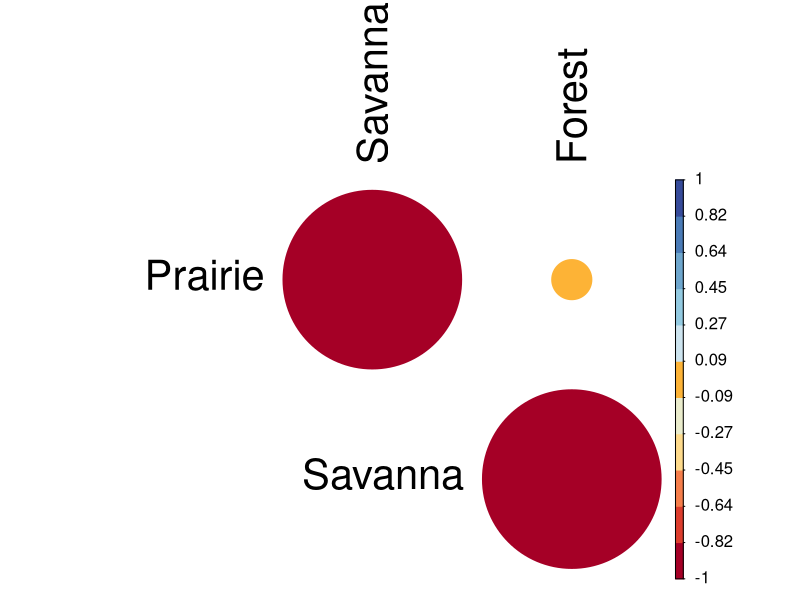

Recreate this plot in R. (Note: this script raises an error after producing the figure.)
library(corrplot)

#Version for 1:1 residual correlations
#mat.data1 <- c(1, 0.05, 0.05, 0.05, 1, 0.05, 0.05, 0.05, 1)

#Version for non 1:1 residual correlations
mat.data1 <- c(1, -0.99, 0.05, -0.99, 1, -0.99, 0.05, -0.99, 1)


mat1 <- matrix(mat.data1, nrow = 3, ncol = 3)
#View(mat1)
colnames(mat1) <- c("Prairie", "Savanna", "Forest")
rownames(mat1) <- c("Prairie", "Savanna", "Forest")
# Remove diagonals to improve visualization
mat1[mat1 == 1] <- NA

# Specify color palette
pal <- c('#364b9a', '#4a7bb7', '#6ea6cd', '#93cae1', '#cde4ef', '#fdb336',
         '#eaeccc', '#feda8b', '#f67e4b', '#dd3d2d', '#a50026')
# Plot
corrplot(mat1, diag = F, type = 'upper', method = c("circle"), tl.col = 'black', col = rev(pal), cl.cex = 1, tl.cex =2.5, cl.align.text = 'l', addgrid.col = NA)










#x2 <- structure * rnorm(1, -.3, .2) + rnorm(1, .8, .2)
structure2 <- structure * .9 + .15
x3 <- x2 * .15 + .5
plot(c(structure + .9, structure2), c(x2, x3))
